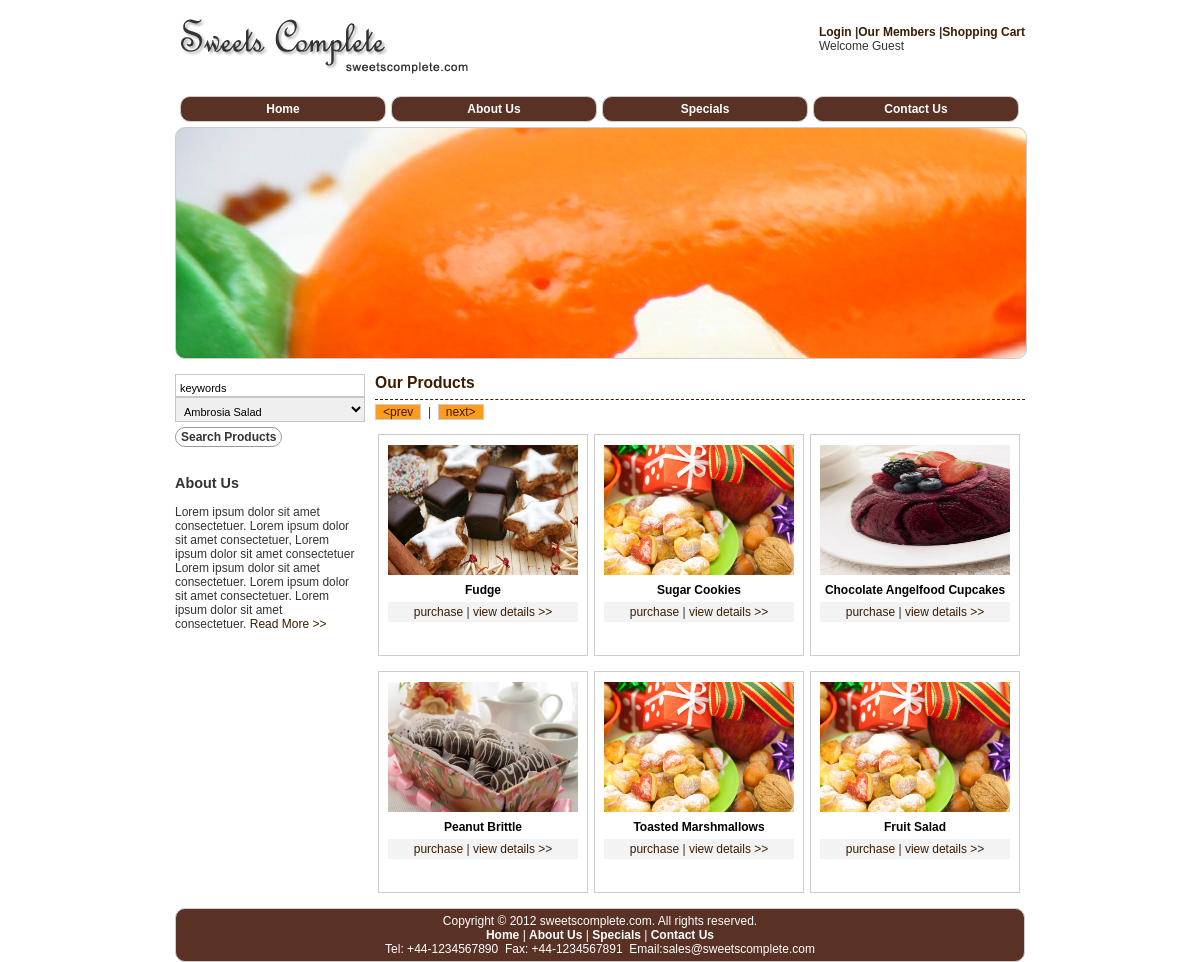
/products.php, run on the app's committed database.
### tables this page shows
CREATE TABLE IF NOT EXISTS `products` (
  `product_id` int(8) unsigned zerofill NOT NULL AUTO_INCREMENT,
  `sku` char(16) DEFAULT NULL,
  `title` varchar(128) NOT NULL,
  `description` varchar(4096) DEFAULT NULL,
  `price` decimal(6,2) NOT NULL,
  `special` int(1) NOT NULL DEFAULT '0' COMMENT '1 = on special; 0 = normal',
  `link` varchar(128) DEFAULT NULL,
  PRIMARY KEY (`product_id`),
  KEY `title` (`title`)
);

### Model/Products.php (called while the page is built, shortened)
<?php
class Products
{
    public $user = 'sweetscomplete';
    public $dbname = 'sweetscomplete';
    public $pass = '04velozm';
    public $host = 'localhost';
    public $pdo = '';
    public $testMode = TRUE;
	public function __construct()
	{
        $this->dsn = sprintf('mysql:dbname=%s;host=%s', $this->dbname, $this->host);
        if ($this->testMode){
            $this->pdo = new PDO($this->dsn, $this->user, $this->pass,
                  array(PDO::ATTR_ERRMODE => PDO::ERRMODE_WARNING));
        } else{
            $this->pdo = new PDO($this->dsn, $this->user, $this->pass);
        }
        $sql = 'SELECT * FROM `products`';
        $stmt = $this->pdo->prepare($sql);
        $stmt->execute();
	}
}

### View/View.php (the view, shortened to what this page needs)
<?php
class View
{
	public function displayProducts($page, $linesPerPage, $maxProducts, $products)
	{
		$offset = $page * $linesPerPage;
		$output = '';
		for($x = 0; $x < $linesPerPage; $x++) {
			$output .= '<li>';
			$output .= '<div class="image">';
			$output .= '<a href="detail.html">';
			$output .= '<img src="images/'
					 . $products[$x + $offset]['link']
					 . '.scale_20.JPG" alt="'
					 . $products[$x + $offset]['title']
					 . '" width="190" height="130"/>';
			$output .= '</a>';
			$output .= '</div>';
			$output .= '<div class="detail">';
			$output .= '<p class="name"><a href="detail.html">'
					 . $products[$x + $offset]['title']
					 . '</a></p>';
			$output .= '<p class="view"><a href="detail.html">purchase</a> | <a href="detail.html">view details >></a></p>';
			$output .= '</div>';
			$output .= '</li>';
		}
		return $output;
	}
}

### css/layout.css (style rules this page uses)
body { font-family: Arial, Verdana, Helvetica, sans-serif; font-size:12px; color:#333333; margin:0; padding:0; background:#FFFFFF; font-size-adjust:none; font-stretch:normal; font-variant:normal; text-align:center; }

### css/styles.css (style rules this page uses)
p, ul, form, h1, h2, h3, li { margin:0; padding:0; }
ul li { list-style:none; }
a { text-decoration:none; color:#3B1C00; }
img { border:0; }

### css/mystyle.css (style rules this page uses)
.product-list li { float:left; width:190px; height:200px; margin:15px 3px 0px 3px; text-align:center; overflow:hidden; border:1px solid #CCC; padding:10px 9px; }
.product-list .name { padding-top:5px; }
.product-list .name a { color:#000000; font-weight:bold; }
.product-list .view { clear:both; margin:5px 0; }
.product-list .view a { padding:1px 0px; text-decoration:none; }
.view { background:#f3f3f3; padding:3px 0px; }

### data on the page
products: link (picture), title "Fudge"
products: link (picture), title "Sugar Cookies"
products: link (picture), title "Chocolate Angelfood Cupcakes"
products: link (picture), title "Peanut Brittle"
products: link (picture), title "Toasted Marshmallows"
products: link (picture), title "Fruit Salad"

### other printed values
form field title "Ambrosia Salad"
